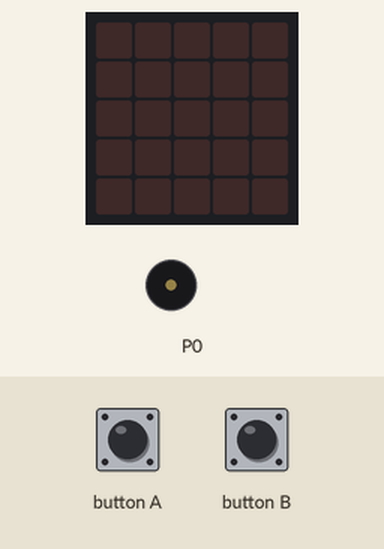
A program run on a simulated BBC micro:bit running MicroPython. Parts: the board's 5×5 LED display, buzzer (waves = sounding). The test bench sets the inputs (shaded band).

Above: at 1.2 s.
1.3 s: button A pressed for 0.15 s
At 4.0 s:
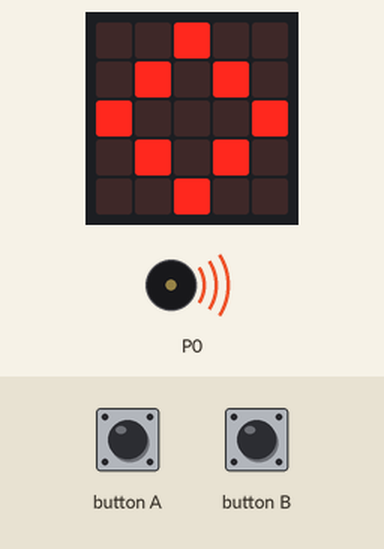
Timing chart, 0 to 10.3 s (numbered marks = the images above; inputs shaded):
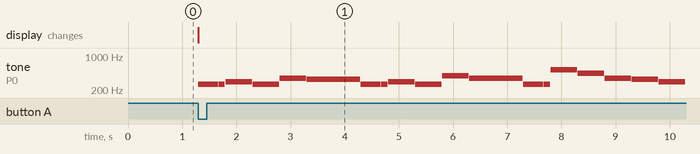

Measured:
- after the input at 1.3 s, tone on P0: plays 262 Hz for 0.36 s, 262 Hz for 0.12 s, 294 Hz for 0.49 s, 262 Hz for 0.49 s, 349 Hz for 0.49 s, 330 Hz for 0.99 s … (19 notes in this stretch), starting at once; the display: changes at once (image 1)

The program:

ej3.py
```python
# Imports go at the top
from microbit import *

import music
while True:
    if button_a.was_pressed():
        display.show(Image.DIAMOND)
        music.play(music.BIRTHDAY)
    elif button_b.was_pressed():
        display.show(Image.DUCK)
        music.play(music.BLUES)
```
